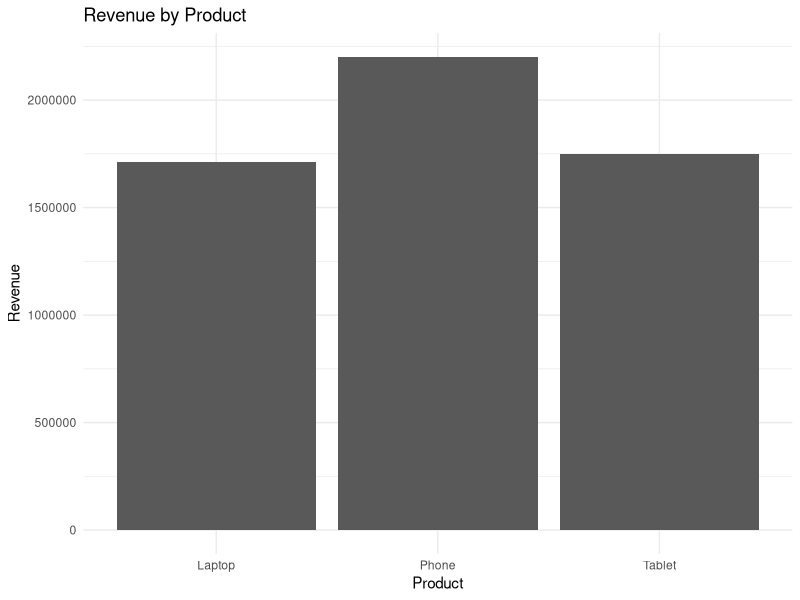
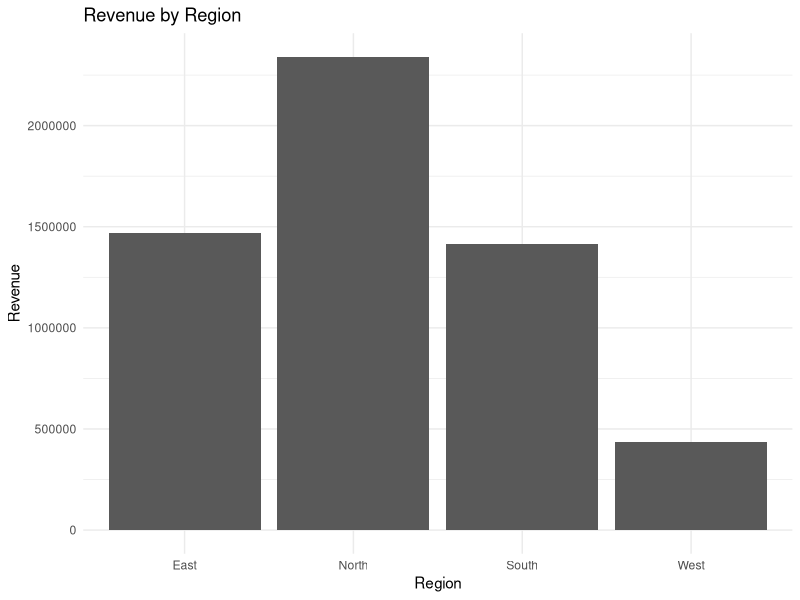
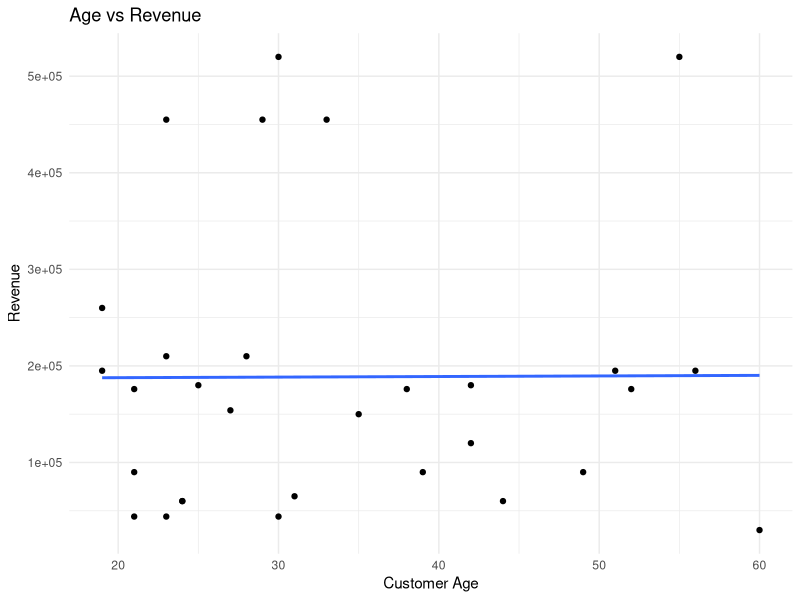

The R source for these figures, in order:
# 100 - Complete R Data Science Project
library(dplyr)
library(ggplot2)

set.seed(100)
sales <- data.frame(
  customer_id=1:30,
  age=sample(18:60,30,replace=TRUE),
  region=sample(c("North","South","East","West"),30,replace=TRUE),
  product=sample(c("Laptop","Phone","Tablet"),30,replace=TRUE),
  quantity=sample(1:8,30,replace=TRUE),
  price=sample(c(22000,30000,65000),30,replace=TRUE)
)

sales$age[c(5,14)] <- NA

sales <- sales %>%
  mutate(
    age=ifelse(is.na(age),median(age,na.rm=TRUE),age),
    revenue=quantity*price
  )

total_revenue <- sum(sales$revenue)
total_orders <- nrow(sales)
average_order_value <- mean(sales$revenue)

product_summary <- sales %>%
  group_by(product) %>%
  summarise(revenue=sum(revenue),quantity=sum(quantity),orders=n()) %>%
  arrange(desc(revenue))

region_summary <- sales %>%
  group_by(region) %>%
  summarise(revenue=sum(revenue),orders=n()) %>%
  arrange(desc(revenue))

best_product <- slice_max(product_summary,revenue,n=1)
best_region <- slice_max(region_summary,revenue,n=1)

print(sales)
print(product_summary)
print(region_summary)

cat("Total Revenue:",total_revenue,"\n")
cat("Total Orders:",total_orders,"\n")
cat("Average Order Value:",average_order_value,"\n")
cat("Best Product:",best_product$product,"\n")
cat("Best Region:",best_region$region,"\n")

ggplot(product_summary,aes(product,revenue)) +
  geom_col() + theme_minimal() +
  labs(title="Revenue by Product",x="Product",y="Revenue")

ggplot(region_summary,aes(region,revenue)) +
  geom_col() + theme_minimal() +
  labs(title="Revenue by Region",x="Region",y="Revenue")

ggplot(sales,aes(age,revenue)) +
  geom_point() + geom_smooth(method="lm",se=FALSE) +
  theme_minimal() +
  labs(title="Age vs Revenue",x="Customer Age",y="Revenue")

model <- lm(revenue ~ age + quantity, data=sales)
print(summary(model))

cat("End-to-end R data science project complete.\n")
